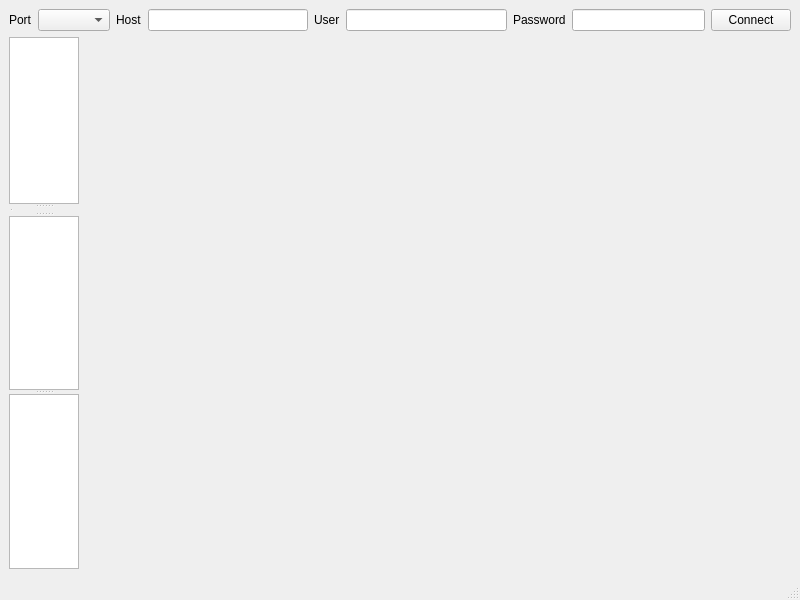
<?xml version="1.0" encoding="UTF-8"?>
<ui version="4.0">
 <class>EasyFTP</class>
 <widget class="QMainWindow" name="EasyFTP">
  <property name="geometry">
   <rect>
    <x>0</x>
    <y>0</y>
    <width>800</width>
    <height>600</height>
   </rect>
  </property>
  <property name="windowTitle">
   <string>EasyFTP</string>
  </property>
  <widget class="QWidget" name="centralwidget">
   <layout class="QVBoxLayout" name="verticalLayout">
    <item>
     <layout class="QHBoxLayout" name="horizontalLayout_5">
      <item>
       <layout class="QHBoxLayout" name="horizontalLayout">
        <item>
         <widget class="QLabel" name="label_4">
          <property name="text">
           <string>Port</string>
          </property>
         </widget>
        </item>
        <item>
         <widget class="QComboBox" name="in_port"/>
        </item>
       </layout>
      </item>
      <item>
       <layout class="QHBoxLayout" name="horizontalLayout_4">
        <item>
         <widget class="QLabel" name="label">
          <property name="text">
           <string>Host</string>
          </property>
         </widget>
        </item>
        <item>
         <widget class="QLineEdit" name="in_host"/>
        </item>
       </layout>
      </item>
      <item>
       <layout class="QHBoxLayout" name="horizontalLayout_2">
        <item>
         <widget class="QLabel" name="label_2">
          <property name="text">
           <string>User</string>
          </property>
         </widget>
        </item>
        <item>
         <widget class="QLineEdit" name="in_user"/>
        </item>
       </layout>
      </item>
      <item>
       <layout class="QHBoxLayout" name="horizontalLayout_3">
        <item>
         <widget class="QLabel" name="label_3">
          <property name="text">
           <string>Password</string>
          </property>
         </widget>
        </item>
        <item>
         <widget class="QLineEdit" name="in_pass">
          <property name="echoMode">
           <enum>QLineEdit::Password</enum>
          </property>
         </widget>
        </item>
       </layout>
      </item>
      <item>
       <widget class="QPushButton" name="btn_connect">
        <property name="text">
         <string>Connect</string>
        </property>
       </widget>
      </item>
     </layout>
    </item>
    <item>
     <widget class="QSplitter" name="splitter">
      <property name="orientation">
       <enum>Qt::Vertical</enum>
      </property>
      <widget class="QSplitter" name="splitter_upper">
       <property name="orientation">
        <enum>Qt::Vertical</enum>
       </property>
       <widget class="QTextEdit" name="log"/>
       <widget class="QSplitter" name="splitter_lower">
        <property name="orientation">
         <enum>Qt::Horizontal</enum>
        </property>
        <widget class="QSplitter" name="splitter_local">
         <property name="orientation">
          <enum>Qt::Vertical</enum>
         </property>
        </widget>
        <widget class="QSplitter" name="splitter_remote">
         <property name="orientation">
          <enum>Qt::Vertical</enum>
         </property>
        </widget>
       </widget>
      </widget>
      <widget class="QTextEdit" name="aqueue"/>
      <widget class="QTableWidget" name="queue"/>
     </widget>
    </item>
   </layout>
  </widget>
  <widget class="QMenuBar" name="menubar">
   <property name="geometry">
    <rect>
     <x>0</x>
     <y>0</y>
     <width>800</width>
     <height>20</height>
    </rect>
   </property>
  </widget>
  <widget class="QStatusBar" name="statusbar"/>
 </widget>
 <resources/>
 <connections/>
</ui>
